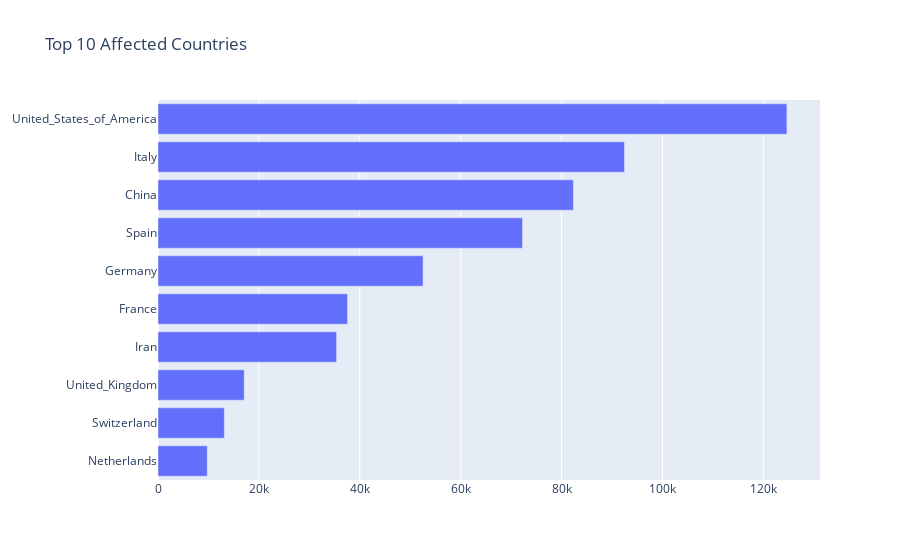
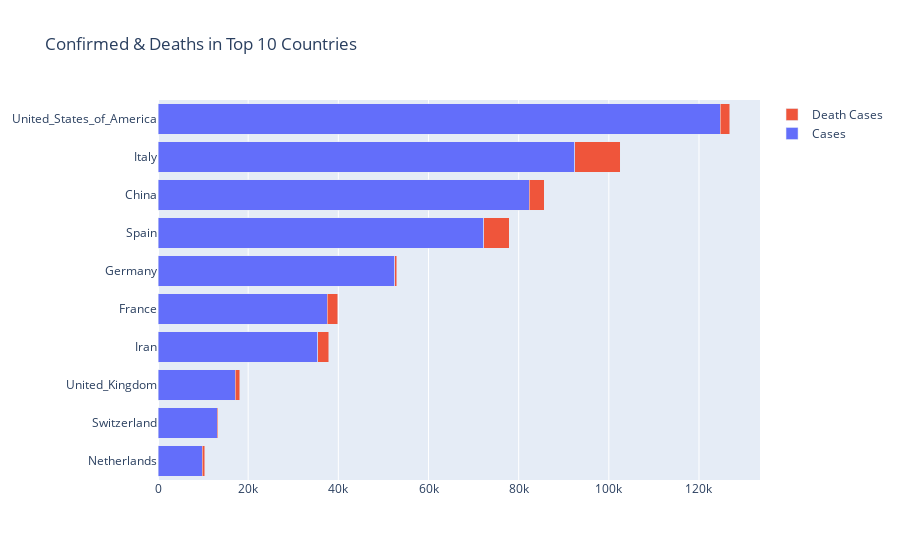

The notebook cell these images were saved under, in order:
### Markdown cell above
# It grouped by the top 10 Countries by cases confirmed and deaths

### Code cell
plt.figure(figsize=(16,28))
summary = virus_19.groupby("Country")["cases","deaths"].sum().reset_index().sort_values(by="cases",ascending=False).reset_index(drop=True)[:10][::-1]

fig = go.Figure()
fig.add_trace(go.Bar(name='Confirmed Cases', y=list(summary["Country"]), x=list(summary["cases"]),orientation='h'))
fig.update_layout(title="Top 10 Affected Countries")
fig.show()

fig = go.Figure()
fig.add_trace(go.Bar(name='Cases', y=list(summary["Country"]), x=list(summary["cases"]),orientation='h')),
fig.add_trace(go.Bar(name='Death Cases', y=list(summary["Country"]), x=list(summary["deaths"]),orientation='h')),
fig.update_layout(barmode='stack',title="Confirmed & Deaths in Top 10 Countries")
fig.show()

### Figure 1 — Plotly figure (JSON) as saved in the notebook; plotly's stock layout.template omitted (floating-point values rounded to 4 significant figures)
{"data": [{"name": "Confirmed Cases", "orientation": "h", "type": "bar", "x": [9762, 13152, 17089, 35408, 37575, 52547, 72248, 82342, 92472, 124665], "y": ["Netherlands", "Switzerland", "United_Kingdom", "Iran", "France", "Germany", "Spain", "China", "Italy", "United_States_of_America"]}], "layout": {"title": {"text": "Top 10 Affected Countries"}}}

### Figure 2 — Plotly figure (JSON) as saved in the notebook; plotly's stock layout.template omitted (floating-point values rounded to 4 significant figures)
{"data": [{"name": "Cases", "orientation": "h", "type": "bar", "x": [9762, 13152, 17089, 35408, 37575, 52547, 72248, 82342, 92472, 124665], "y": ["Netherlands", "Switzerland", "United_Kingdom", "Iran", "France", "Germany", "Spain", "China", "Italy", "United_States_of_America"]}, {"name": "Death Cases", "orientation": "h", "type": "bar", "x": [639, 235, 1019, 2517, 2314, 389, 5690, 3306, 10023, 2191], "y": ["Netherlands", "Switzerland", "United_Kingdom", "Iran", "France", "Germany", "Spain", "China", "Italy", "United_States_of_America"]}], "layout": {"barmode": "stack", "title": {"text": "Confirmed & Deaths in Top 10 Countries"}}}
